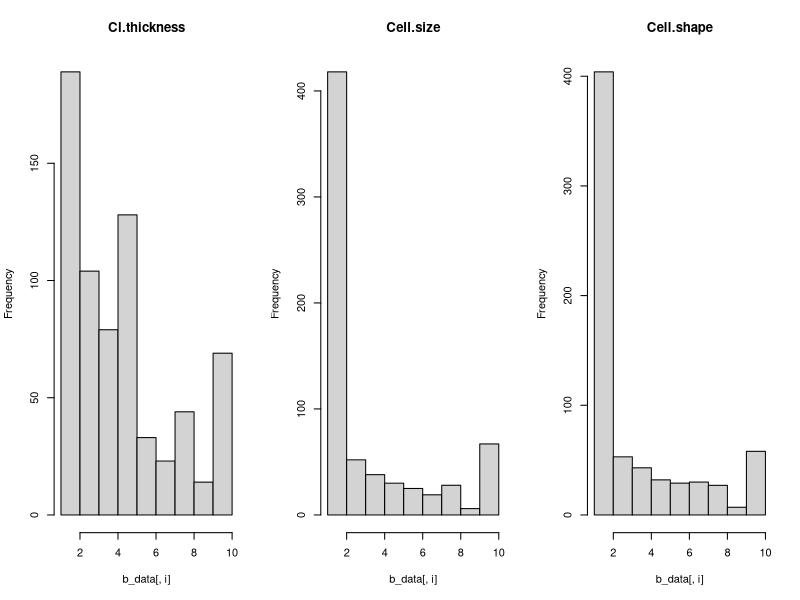
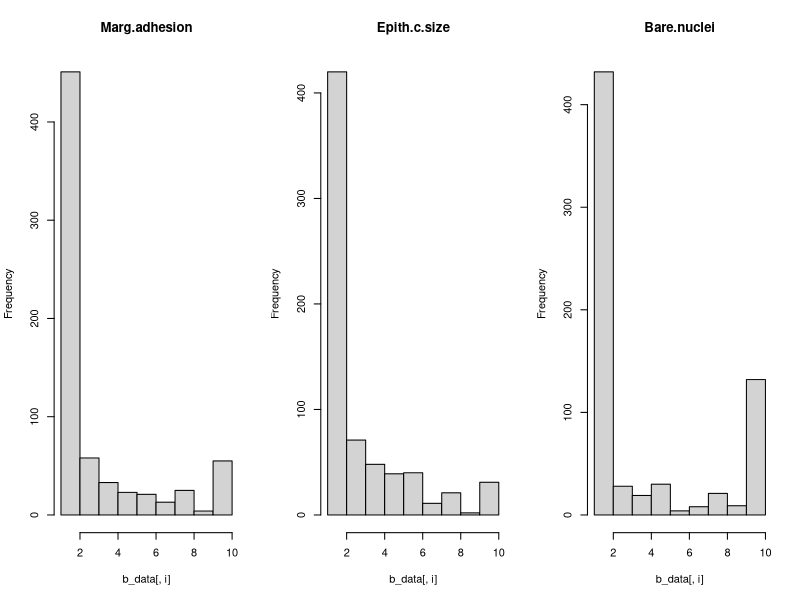
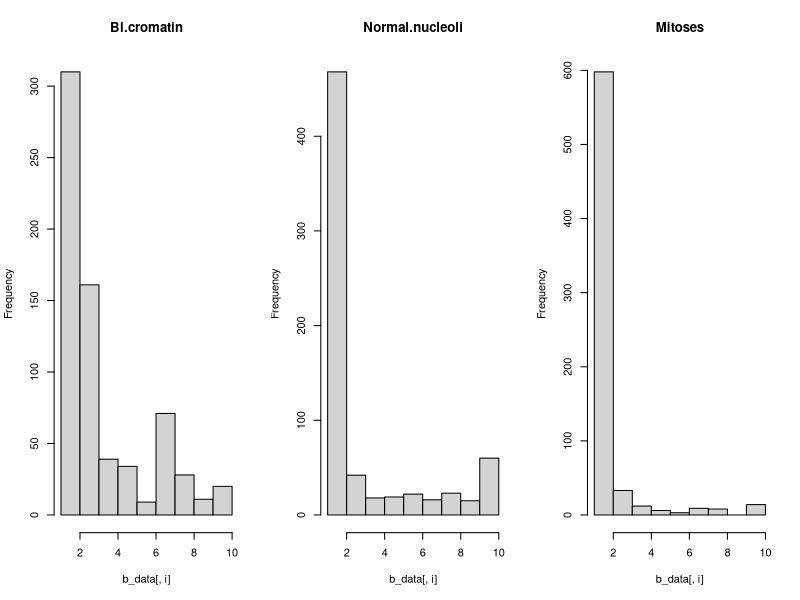

Here is the R script that generated these plots, in order: (Note: this script raises an error after producing the figures.)
library(mlbench)
library(caret)
library(dplyr)
#Binary Classification
#Predict whether a tissue sample is malignant or benign given properties
#about the tissue sample.
data(BreastCancer)
set.seed(99)
index<-createDataPartition(BreastCancer$Class,p=0.8,list=FALSE)
train<-BreastCancer[index,]
test<-BreastCancer[-index,]

dim(BreastCancer)
glimpse(BreastCancer)
names(BreastCancer)
summary(BreastCancer)
sum(is.na(BreastCancer))
sapply(BreastCancer,class)
levels(BreastCancer$Class)

#Drop insignificant column
data<-BreastCancer[,-1]
#Convert input values into numeric
for(i in 1:9){
  data[,i]<-as.numeric(as.character(data[,i]))
}
glimpse(data)

#Dealing with missing data 
col_na<-colnames(data)[apply(data,2,anyNA)]
col_na
b_data<-data[complete.cases(data),]
str(data)
str(b_data)

#Class ditribution
perc=prop.table(table(data$Class)*100)
cbind(freq=table(data$Class), percentage=perc)
#Find correlation
cor(b_data[,1:9])

#Unimodal visualisation
par(mfrow=c(1,3))
for(i in 1:9){
  hist(b_data[,i], main=names(b_data)[i])
}
#Multimodal

#Building models
control<-trainControl(method = "repeatedcv", number = 10, repeats = 3)
#Linear combination
set.seed(99)
mod.glm<-train(Class~., b_data, method = "glm", metric = "Accuracy", trControl=control)
set.seed(99)
mod.glmnet<-train(Class~., b_data, method = "glmnet", metric = "Accuracy", trControl=control)
set.seed(99)
mod.lda<-train(Class~., b_data, method = "glm", metric = "Accuracy", trControl=control)
#nonlinear combination
set.seed(99)
mod.knn<-train(Class~., b_data, method = "knn", metric = "Accuracy", trControl=control)
set.seed(99)
mod.svm<-train(Class~., b_data, method = "svmRadial", metric = "Accuracy", trControl=control)
set.seed(99)
mod.rpart<-train(Class~., b_data, method = "rpart", metric = "Accuracy", trControl=control)
#comparison
results<-resamples(list(GLM=mod.glm, GLMNET=mod.glmnet, LDA=mod.lda, KNN=mod.knn, SVM=mod.svm, RPART=mod.rpart))
summary(results)
dotplot(results)

#Pre-processing, scaling and centering
#We will observe the result improve significantly and svm hit the top
set.seed(99)
mod.glm2<-train(Class~.,b_data,method="glm",metric="Accuracy",trControl=control,preProc=c("BoxCox"))
set.seed(99)
mod.glmnet2<-train(Class~.,b_data,method="glmnet",metric="Accuracy",trControl=control,preProc=c("BoxCox"))
set.seed(99)
mod.lda2<-train(Class~.,b_data,method="lda",metric="Accuracy",trControl=control,preProc=c("BoxCox"))
set.seed(99)
mod.knn2<-train(Class~.,b_data,method="knn",metric="Accuracy",trControl=control,preProc=c("BoxCox"))
set.seed(99)
mod.svm2<-train(Class~.,b_data,method="svmRadial",metric="Accuracy",trControl=control,preProc=c("BoxCox"))
set.seed(99)
mod.rpart2<-train(Class~.,b_data,method="rpart",metric="Accuracy",trControl=control,preProc=c("BoxCox"))

results2<-resamples(list(GLM=mod.glm2, GLMNET=mod.glmnet2, LDA=mod.lda2, KNN=mod.knn2, SVM=mod.svm2, RPART=mod.rpart2))
summary(results2)
dotplot(results2)
pred.svm<-predict(mod.svm2,b_data)
pred.svm
confusionMatrix(b_data$Class,pred.svm)
#tune parameters, another way to improve the accuracy
set.seed(99)
grid <- expand.grid(.sigma=c(0.025, 0.05, 0.1, 0.15), .C=seq(1, 10, by=1))
mod.svm3<-train(Class~.,b_data,method="svmRadial",metric="Accuracy",trControl=control, tuneGrid=grid, preProc=c("BoxCox"))
print(mod.svm3)
plot(mod.svm3)

set.seed(99)
grid2<-expand.grid(.k=seq(1,20,by=1))
mod.knn3<-train(Class~.,b_data,method="knn",metric="Accuracy",trControl=control, tuneGrid=grid2, preProc=c("BoxCox"))
print(mod.knn3)


